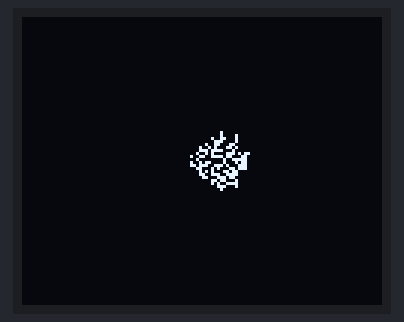
Bench run of a sketch on a simulated Arduino Uno, built with avr-gcc and run on an emulated ATmega328P. Parts: 120×96 one-colour display. Random numbers use the default seed unless the sketch sets one.

Above: at 0.26 s.
At 5.12 s:
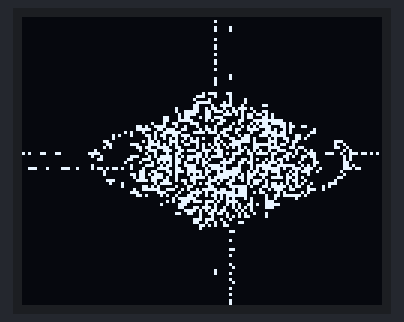
At 9.98 s:
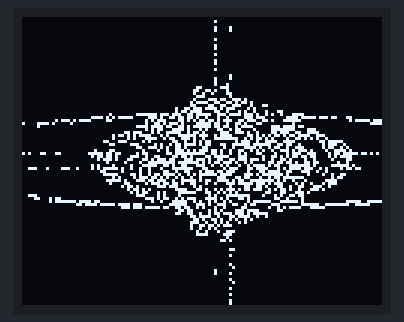
At 20.01 s:
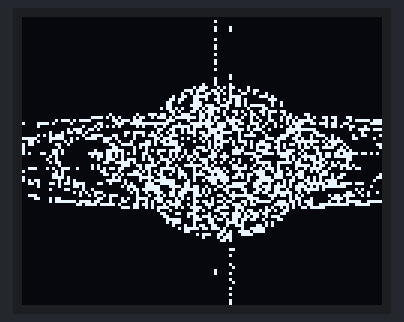
At 29.73 s:
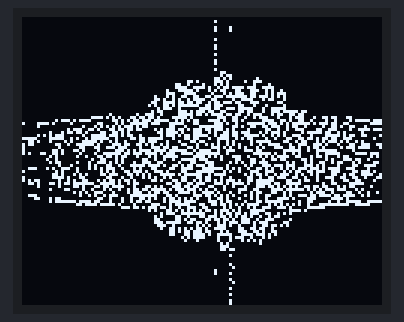
At 39.77 s:
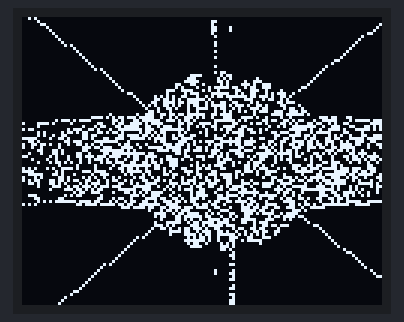

The sketch:

TV_coolfractal.ino
```cpp
#include <TVout.h>

TVout TV;

#define SIZECON 1.6

void setup() {
  TV.begin(NTSC,120,96);

  randomSeed(analogRead(0));
}

void loop() {
  float a = random(1000.0) / 1000.0;
  float b = 0.9998;
  float c = 2.0 - 2.0 * a;
  float j = 0.0;
  float x = 0.0;
  float y = (random(1000.0)/1000.0) * 12.0 + 0.1;
  float z = 0.0;
  float xp = 0.0;
  float yp = 0.0;

  for (int i = 0; i < 700; i++) {
    z = x;
    x = b * y + j;
    j = a * x + c * pow(x,2) / (1 + pow(x,2));
    y = j - z;
    xp = (x * SIZECON) + 64;
    yp = (y * SIZECON) + 48;

    TV.set_pixel(xp,yp,INVERT);

  }
}
```
